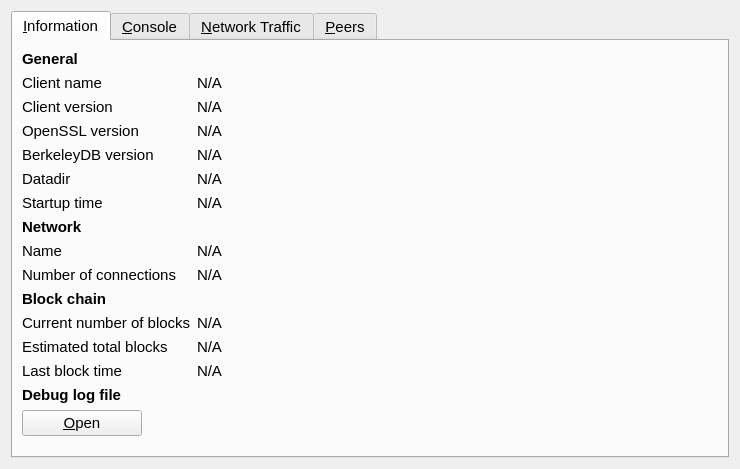
<?xml version="1.0" encoding="UTF-8"?>
<ui version="4.0">
 <class>RPCConsole</class>
 <widget class="QDialog" name="RPCConsole">
  <property name="geometry">
   <rect>
    <x>0</x>
    <y>0</y>
    <width>740</width>
    <height>469</height>
   </rect>
  </property>
  <property name="windowTitle">
   <string>Debug window</string>
  </property>
  <layout class="QGridLayout" name="gridLayout">
   <item row="0" column="0">
    <widget class="QTabWidget" name="tabWidget">
     <property name="font">
      <font>
       <pointsize>11</pointsize>
      </font>
     </property>
     <property name="currentIndex">
      <number>0</number>
     </property>
     <widget class="QWidget" name="tab_info">
      <attribute name="title">
       <string>&amp;Information</string>
      </attribute>
      <layout class="QFormLayout" name="formLayout">
       <item row="0" column="0">
        <widget class="QLabel" name="label_9">
         <property name="font">
          <font>
           <pointsize>11</pointsize>
           <weight>75</weight>
           <bold>true</bold>
          </font>
         </property>
         <property name="text">
          <string>General</string>
         </property>
        </widget>
       </item>
       <item row="1" column="0">
        <widget class="QLabel" name="label_5">
         <property name="font">
          <font>
           <pointsize>11</pointsize>
          </font>
         </property>
         <property name="text">
          <string>Client name</string>
         </property>
        </widget>
       </item>
       <item row="1" column="1">
        <widget class="QLabel" name="clientName">
         <property name="font">
          <font>
           <pointsize>11</pointsize>
          </font>
         </property>
         <property name="cursor">
          <cursorShape>IBeamCursor</cursorShape>
         </property>
         <property name="text">
          <string>N/A</string>
         </property>
         <property name="textFormat">
          <enum>Qt::PlainText</enum>
         </property>
         <property name="textInteractionFlags">
          <set>Qt::LinksAccessibleByMouse|Qt::TextSelectableByKeyboard|Qt::TextSelectableByMouse</set>
         </property>
        </widget>
       </item>
       <item row="2" column="0">
        <widget class="QLabel" name="label_6">
         <property name="font">
          <font>
           <pointsize>11</pointsize>
          </font>
         </property>
         <property name="text">
          <string>Client version</string>
         </property>
        </widget>
       </item>
       <item row="2" column="1">
        <widget class="QLabel" name="clientVersion">
         <property name="font">
          <font>
           <pointsize>11</pointsize>
          </font>
         </property>
         <property name="cursor">
          <cursorShape>IBeamCursor</cursorShape>
         </property>
         <property name="text">
          <string>N/A</string>
         </property>
         <property name="textFormat">
          <enum>Qt::PlainText</enum>
         </property>
         <property name="textInteractionFlags">
          <set>Qt::LinksAccessibleByMouse|Qt::TextSelectableByKeyboard|Qt::TextSelectableByMouse</set>
         </property>
        </widget>
       </item>
       <item row="3" column="0">
        <widget class="QLabel" name="label_14">
         <property name="font">
          <font>
           <pointsize>11</pointsize>
          </font>
         </property>
         <property name="text">
          <string>OpenSSL version</string>
         </property>
         <property name="indent">
          <number>0</number>
         </property>
        </widget>
       </item>
       <item row="3" column="1">
        <widget class="QLabel" name="openSSLVersion">
         <property name="font">
          <font>
           <pointsize>11</pointsize>
          </font>
         </property>
         <property name="cursor">
          <cursorShape>IBeamCursor</cursorShape>
         </property>
         <property name="text">
          <string>N/A</string>
         </property>
         <property name="textFormat">
          <enum>Qt::PlainText</enum>
         </property>
         <property name="textInteractionFlags">
          <set>Qt::LinksAccessibleByMouse|Qt::TextSelectableByKeyboard|Qt::TextSelectableByMouse</set>
         </property>
        </widget>
       </item>
       <item row="4" column="0">
        <widget class="QLabel" name="label_berkeleyDBVersion">
         <property name="font">
          <font>
           <pointsize>11</pointsize>
          </font>
         </property>
         <property name="text">
          <string>BerkeleyDB version</string>
         </property>
         <property name="indent">
          <number>0</number>
         </property>
        </widget>
       </item>
       <item row="4" column="1">
        <widget class="QLabel" name="berkeleyDBVersion">
         <property name="font">
          <font>
           <pointsize>11</pointsize>
          </font>
         </property>
         <property name="cursor">
          <cursorShape>IBeamCursor</cursorShape>
         </property>
         <property name="text">
          <string>N/A</string>
         </property>
         <property name="textFormat">
          <enum>Qt::PlainText</enum>
         </property>
         <property name="textInteractionFlags">
          <set>Qt::LinksAccessibleByMouse|Qt::TextSelectableByKeyboard|Qt::TextSelectableByMouse</set>
         </property>
        </widget>
       </item>
       <item row="5" column="0">
        <widget class="QLabel" name="label_12">
         <property name="font">
          <font>
           <pointsize>11</pointsize>
          </font>
         </property>
         <property name="text">
          <string>Datadir</string>
         </property>
        </widget>
       </item>
       <item row="5" column="1">
        <widget class="QLabel" name="dataDir">
         <property name="font">
          <font>
           <pointsize>11</pointsize>
          </font>
         </property>
         <property name="cursor">
          <cursorShape>IBeamCursor</cursorShape>
         </property>
         <property name="text">
          <string>N/A</string>
         </property>
         <property name="textFormat">
          <enum>Qt::PlainText</enum>
         </property>
         <property name="wordWrap">
          <bool>true</bool>
         </property>
         <property name="textInteractionFlags">
          <set>Qt::LinksAccessibleByMouse|Qt::TextSelectableByKeyboard|Qt::TextSelectableByMouse</set>
         </property>
        </widget>
       </item>
       <item row="6" column="0">
        <widget class="QLabel" name="label_13">
         <property name="font">
          <font>
           <pointsize>11</pointsize>
          </font>
         </property>
         <property name="text">
          <string>Startup time</string>
         </property>
        </widget>
       </item>
       <item row="6" column="1">
        <widget class="QLabel" name="startupTime">
         <property name="font">
          <font>
           <pointsize>11</pointsize>
          </font>
         </property>
         <property name="cursor">
          <cursorShape>IBeamCursor</cursorShape>
         </property>
         <property name="text">
          <string>N/A</string>
         </property>
         <property name="textFormat">
          <enum>Qt::PlainText</enum>
         </property>
         <property name="textInteractionFlags">
          <set>Qt::LinksAccessibleByMouse|Qt::TextSelectableByKeyboard|Qt::TextSelectableByMouse</set>
         </property>
        </widget>
       </item>
       <item row="7" column="0">
        <widget class="QLabel" name="label_11">
         <property name="font">
          <font>
           <pointsize>11</pointsize>
           <weight>75</weight>
           <bold>true</bold>
          </font>
         </property>
         <property name="text">
          <string>Network</string>
         </property>
        </widget>
       </item>
       <item row="8" column="0">
        <widget class="QLabel" name="label_8">
         <property name="font">
          <font>
           <pointsize>11</pointsize>
          </font>
         </property>
         <property name="text">
          <string>Name</string>
         </property>
        </widget>
       </item>
       <item row="8" column="1">
        <widget class="QLabel" name="networkName">
         <property name="font">
          <font>
           <pointsize>11</pointsize>
          </font>
         </property>
         <property name="cursor">
          <cursorShape>IBeamCursor</cursorShape>
         </property>
         <property name="text">
          <string>N/A</string>
         </property>
         <property name="textFormat">
          <enum>Qt::PlainText</enum>
         </property>
         <property name="textInteractionFlags">
          <set>Qt::LinksAccessibleByMouse|Qt::TextSelectableByKeyboard|Qt::TextSelectableByMouse</set>
         </property>
        </widget>
       </item>
       <item row="9" column="0">
        <widget class="QLabel" name="label_7">
         <property name="font">
          <font>
           <pointsize>11</pointsize>
          </font>
         </property>
         <property name="text">
          <string>Number of connections</string>
         </property>
        </widget>
       </item>
       <item row="9" column="1">
        <widget class="QLabel" name="numberOfConnections">
         <property name="font">
          <font>
           <pointsize>11</pointsize>
          </font>
         </property>
         <property name="cursor">
          <cursorShape>IBeamCursor</cursorShape>
         </property>
         <property name="text">
          <string>N/A</string>
         </property>
         <property name="textFormat">
          <enum>Qt::PlainText</enum>
         </property>
         <property name="textInteractionFlags">
          <set>Qt::LinksAccessibleByMouse|Qt::TextSelectableByKeyboard|Qt::TextSelectableByMouse</set>
         </property>
        </widget>
       </item>
       <item row="10" column="0">
        <widget class="QLabel" name="label_10">
         <property name="font">
          <font>
           <pointsize>11</pointsize>
           <weight>75</weight>
           <bold>true</bold>
          </font>
         </property>
         <property name="text">
          <string>Block chain</string>
         </property>
        </widget>
       </item>
       <item row="11" column="0">
        <widget class="QLabel" name="label_3">
         <property name="font">
          <font>
           <pointsize>11</pointsize>
          </font>
         </property>
         <property name="text">
          <string>Current number of blocks</string>
         </property>
        </widget>
       </item>
       <item row="11" column="1">
        <widget class="QLabel" name="numberOfBlocks">
         <property name="font">
          <font>
           <pointsize>11</pointsize>
          </font>
         </property>
         <property name="cursor">
          <cursorShape>IBeamCursor</cursorShape>
         </property>
         <property name="text">
          <string>N/A</string>
         </property>
         <property name="textFormat">
          <enum>Qt::PlainText</enum>
         </property>
         <property name="textInteractionFlags">
          <set>Qt::LinksAccessibleByMouse|Qt::TextSelectableByKeyboard|Qt::TextSelectableByMouse</set>
         </property>
        </widget>
       </item>
       <item row="12" column="0">
        <widget class="QLabel" name="label_4">
         <property name="font">
          <font>
           <pointsize>11</pointsize>
          </font>
         </property>
         <property name="text">
          <string>Estimated total blocks</string>
         </property>
        </widget>
       </item>
       <item row="12" column="1">
        <widget class="QLabel" name="totalBlocks">
         <property name="font">
          <font>
           <pointsize>11</pointsize>
          </font>
         </property>
         <property name="cursor">
          <cursorShape>IBeamCursor</cursorShape>
         </property>
         <property name="text">
          <string>N/A</string>
         </property>
         <property name="textFormat">
          <enum>Qt::PlainText</enum>
         </property>
         <property name="textInteractionFlags">
          <set>Qt::LinksAccessibleByMouse|Qt::TextSelectableByKeyboard|Qt::TextSelectableByMouse</set>
         </property>
        </widget>
       </item>
       <item row="13" column="0">
        <widget class="QLabel" name="label_2">
         <property name="font">
          <font>
           <pointsize>11</pointsize>
          </font>
         </property>
         <property name="text">
          <string>Last block time</string>
         </property>
        </widget>
       </item>
       <item row="13" column="1">
        <widget class="QLabel" name="lastBlockTime">
         <property name="font">
          <font>
           <pointsize>11</pointsize>
          </font>
         </property>
         <property name="cursor">
          <cursorShape>IBeamCursor</cursorShape>
         </property>
         <property name="text">
          <string>N/A</string>
         </property>
         <property name="textFormat">
          <enum>Qt::PlainText</enum>
         </property>
         <property name="textInteractionFlags">
          <set>Qt::LinksAccessibleByMouse|Qt::TextSelectableByKeyboard|Qt::TextSelectableByMouse</set>
         </property>
        </widget>
       </item>
       <item row="14" column="0">
        <widget class="QLabel" name="labelDebugLogfile">
         <property name="font">
          <font>
           <pointsize>11</pointsize>
           <weight>75</weight>
           <bold>true</bold>
          </font>
         </property>
         <property name="text">
          <string>Debug log file</string>
         </property>
        </widget>
       </item>
       <item row="15" column="0">
        <widget class="QPushButton" name="openDebugLogfileButton">
         <property name="minimumSize">
          <size>
           <width>120</width>
           <height>0</height>
          </size>
         </property>
         <property name="toolTip">
          <string>Open the Cryptonite debug log file from the current data directory. This can take a few seconds for large log files.</string>
         </property>
         <property name="text">
          <string>&amp;Open</string>
         </property>
         <property name="autoDefault">
          <bool>false</bool>
         </property>
        </widget>
       </item>
      </layout>
      <zorder>labelDebugLogfile</zorder>
      <zorder>label_9</zorder>
      <zorder>label_5</zorder>
      <zorder>clientName</zorder>
      <zorder>label_6</zorder>
      <zorder>clientVersion</zorder>
      <zorder>label_14</zorder>
      <zorder>openSSLVersion</zorder>
      <zorder>label_berkeleyDBVersion</zorder>
      <zorder>berkeleyDBVersion</zorder>
      <zorder>label_12</zorder>
      <zorder>dataDir</zorder>
      <zorder>label_13</zorder>
      <zorder>startupTime</zorder>
      <zorder>label_11</zorder>
      <zorder>label_8</zorder>
      <zorder>networkName</zorder>
      <zorder>label_7</zorder>
      <zorder>numberOfConnections</zorder>
      <zorder>label_10</zorder>
      <zorder>label_3</zorder>
      <zorder>numberOfBlocks</zorder>
      <zorder>label_4</zorder>
      <zorder>totalBlocks</zorder>
      <zorder>label_2</zorder>
      <zorder>lastBlockTime</zorder>
      <zorder>openDebugLogfileButton</zorder>
     </widget>
     <widget class="QWidget" name="tab_console">
      <attribute name="title">
       <string>&amp;Console</string>
      </attribute>
      <layout class="QVBoxLayout" name="verticalLayout_3">
       <property name="spacing">
        <number>3</number>
       </property>
       <item>
        <widget class="QTextEdit" name="messagesWidget">
         <property name="minimumSize">
          <size>
           <width>0</width>
           <height>100</height>
          </size>
         </property>
         <property name="readOnly">
          <bool>true</bool>
         </property>
         <property name="tabKeyNavigation" stdset="0">
          <bool>false</bool>
         </property>
         <property name="columnCount" stdset="0">
          <number>2</number>
         </property>
        </widget>
       </item>
       <item>
        <layout class="QHBoxLayout" name="horizontalLayout">
         <property name="spacing">
          <number>3</number>
         </property>
         <item>
          <widget class="QLabel" name="label">
           <property name="text">
            <string notr="true">&gt;</string>
           </property>
          </widget>
         </item>
         <item>
          <widget class="QLineEdit" name="lineEdit"/>
         </item>
         <item>
          <widget class="QPushButton" name="clearButton">
           <property name="maximumSize">
            <size>
             <width>24</width>
             <height>24</height>
            </size>
           </property>
           <property name="toolTip">
            <string>Clear console</string>
           </property>
           <property name="text">
            <string/>
           </property>
           <property name="icon">
            <iconset resource="../bitcoin.qrc">
             <normaloff>:/icons/remove</normaloff>:/icons/remove</iconset>
           </property>
           <property name="shortcut">
            <string notr="true">Ctrl+L</string>
           </property>
           <property name="autoDefault">
            <bool>false</bool>
           </property>
          </widget>
         </item>
        </layout>
       </item>
      </layout>
     </widget>
     <widget class="QWidget" name="tab_nettraffic">
      <attribute name="title">
       <string>&amp;Network Traffic</string>
      </attribute>
      <layout class="QHBoxLayout" name="horizontalLayout_3">
       <item>
        <layout class="QVBoxLayout" name="verticalLayout_4">
         <item>
          <widget class="TrafficGraphWidget" name="trafficGraph" native="true">
           <property name="sizePolicy">
            <sizepolicy hsizetype="Expanding" vsizetype="Expanding">
             <horstretch>0</horstretch>
             <verstretch>0</verstretch>
            </sizepolicy>
           </property>
          </widget>
         </item>
         <item>
          <layout class="QHBoxLayout" name="horizontalLayout_2">
           <item>
            <widget class="QSlider" name="sldGraphRange">
             <property name="minimum">
              <number>1</number>
             </property>
             <property name="maximum">
              <number>288</number>
             </property>
             <property name="pageStep">
              <number>12</number>
             </property>
             <property name="value">
              <number>6</number>
             </property>
             <property name="orientation">
              <enum>Qt::Horizontal</enum>
             </property>
            </widget>
           </item>
           <item>
            <widget class="QLabel" name="lblGraphRange">
             <property name="minimumSize">
              <size>
               <width>100</width>
               <height>0</height>
              </size>
             </property>
             <property name="alignment">
              <set>Qt::AlignCenter</set>
             </property>
            </widget>
           </item>
           <item>
            <widget class="QPushButton" name="btnClearTrafficGraph">
             <property name="text">
              <string>&amp;Clear</string>
             </property>
            </widget>
           </item>
          </layout>
         </item>
        </layout>
       </item>
       <item>
        <layout class="QVBoxLayout" name="verticalLayout">
         <item>
          <widget class="QGroupBox" name="groupBox">
           <property name="title">
            <string>Totals</string>
           </property>
           <layout class="QVBoxLayout" name="verticalLayout_5">
            <item>
             <layout class="QHBoxLayout" name="horizontalLayout_4">
              <item>
               <widget class="Line" name="line">
                <property name="sizePolicy">
                 <sizepolicy hsizetype="Fixed" vsizetype="Fixed">
                  <horstretch>0</horstretch>
                  <verstretch>0</verstretch>
                 </sizepolicy>
                </property>
                <property name="minimumSize">
                 <size>
                  <width>10</width>
                  <height>0</height>
                 </size>
                </property>
                <property name="palette">
                 <palette>
                  <active>
                   <colorrole role="Light">
                    <brush brushstyle="SolidPattern">
                     <color alpha="255">
                      <red>0</red>
                      <green>255</green>
                      <blue>0</blue>
                     </color>
                    </brush>
                   </colorrole>
                  </active>
                  <inactive>
                   <colorrole role="Light">
                    <brush brushstyle="SolidPattern">
                     <color alpha="255">
                      <red>0</red>
                      <green>255</green>
                      <blue>0</blue>
                     </color>
                    </brush>
                   </colorrole>
                  </inactive>
                  <disabled>
                   <colorrole role="Light">
                    <brush brushstyle="SolidPattern">
                     <color alpha="255">
                      <red>0</red>
                      <green>255</green>
                      <blue>0</blue>
                     </color>
                    </brush>
                   </colorrole>
                  </disabled>
                 </palette>
                </property>
                <property name="orientation">
                 <enum>Qt::Horizontal</enum>
                </property>
               </widget>
              </item>
              <item>
               <widget class="QLabel" name="label_16">
                <property name="text">
                 <string>In:</string>
                </property>
               </widget>
              </item>
              <item>
               <widget class="QLabel" name="lblBytesIn">
                <property name="minimumSize">
                 <size>
                  <width>50</width>
                  <height>0</height>
                 </size>
                </property>
                <property name="alignment">
                 <set>Qt::AlignRight|Qt::AlignTrailing|Qt::AlignVCenter</set>
                </property>
               </widget>
              </item>
             </layout>
            </item>
            <item>
             <layout class="QHBoxLayout" name="horizontalLayout_5">
              <item>
               <widget class="Line" name="line_2">
                <property name="sizePolicy">
                 <sizepolicy hsizetype="Fixed" vsizetype="Fixed">
                  <horstretch>0</horstretch>
                  <verstretch>0</verstretch>
                 </sizepolicy>
                </property>
                <property name="minimumSize">
                 <size>
                  <width>10</width>
                  <height>0</height>
                 </size>
                </property>
                <property name="palette">
                 <palette>
                  <active>
                   <colorrole role="Light">
                    <brush brushstyle="SolidPattern">
                     <color alpha="255">
                      <red>255</red>
                      <green>0</green>
                      <blue>0</blue>
                     </color>
                    </brush>
                   </colorrole>
                  </active>
                  <inactive>
                   <colorrole role="Light">
                    <brush brushstyle="SolidPattern">
                     <color alpha="255">
                      <red>255</red>
                      <green>0</green>
                      <blue>0</blue>
                     </color>
                    </brush>
                   </colorrole>
                  </inactive>
                  <disabled>
                   <colorrole role="Light">
                    <brush brushstyle="SolidPattern">
                     <color alpha="255">
                      <red>255</red>
                      <green>0</green>
                      <blue>0</blue>
                     </color>
                    </brush>
                   </colorrole>
                  </disabled>
                 </palette>
                </property>
                <property name="orientation">
                 <enum>Qt::Horizontal</enum>
                </property>
               </widget>
              </item>
              <item>
               <widget class="QLabel" name="label_17">
                <property name="text">
                 <string>Out:</string>
                </property>
               </widget>
              </item>
              <item>
               <widget class="QLabel" name="lblBytesOut">
                <property name="minimumSize">
                 <size>
                  <width>50</width>
                  <height>0</height>
                 </size>
                </property>
                <property name="alignment">
                 <set>Qt::AlignRight|Qt::AlignTrailing|Qt::AlignVCenter</set>
                </property>
               </widget>
              </item>
             </layout>
            </item>
            <item>
             <spacer name="verticalSpacer_4">
              <property name="orientation">
               <enum>Qt::Vertical</enum>
              </property>
              <property name="sizeHint" stdset="0">
               <size>
                <width>20</width>
                <height>407</height>
               </size>
              </property>
             </spacer>
            </item>
           </layout>
          </widget>
         </item>
        </layout>
       </item>
      </layout>
     </widget>
     <widget class="QWidget" name="tab_peers">
      <attribute name="title">
       <string>&amp;Peers</string>
      </attribute>
      <layout class="QGridLayout" name="gridLayout_2">
       <item row="0" column="0" rowspan="2">
        <widget class="QTableView" name="peerWidget">
         <property name="horizontalScrollBarPolicy">
          <enum>Qt::ScrollBarAlwaysOff</enum>
         </property>
         <property name="sortingEnabled">
          <bool>true</bool>
         </property>
         <attribute name="horizontalHeaderHighlightSections">
          <bool>false</bool>
         </attribute>
        </widget>
       </item>
       <item row="0" column="1">
        <widget class="QLabel" name="peerHeading">
         <property name="sizePolicy">
          <sizepolicy hsizetype="Preferred" vsizetype="Minimum">
           <horstretch>0</horstretch>
           <verstretch>0</verstretch>
          </sizepolicy>
         </property>
         <property name="minimumSize">
          <size>
           <width>300</width>
           <height>32</height>
          </size>
         </property>
         <property name="font">
          <font>
           <pointsize>10</pointsize>
          </font>
         </property>
         <property name="cursor">
          <cursorShape>IBeamCursor</cursorShape>
         </property>
         <property name="text">
          <string>Select a peer to view detailed information.</string>
         </property>
         <property name="alignment">
          <set>Qt::AlignHCenter|Qt::AlignTop</set>
         </property>
         <property name="wordWrap">
          <bool>true</bool>
         </property>
         <property name="textInteractionFlags">
          <set>Qt::LinksAccessibleByMouse|Qt::TextSelectableByKeyboard|Qt::TextSelectableByMouse</set>
         </property>
        </widget>
       </item>
       <item row="1" column="1">
        <widget class="QWidget" name="detailWidget" native="true">
         <property name="minimumSize">
          <size>
           <width>300</width>
           <height>0</height>
          </size>
         </property>
         <layout class="QGridLayout" name="gridLayout_3">
          <item row="0" column="0">
           <widget class="QLabel" name="label_23">
            <property name="text">
             <string>Direction</string>
            </property>
           </widget>
          </item>
          <item row="0" column="2">
           <widget class="QLabel" name="peerDirection">
            <property name="cursor">
             <cursorShape>IBeamCursor</cursorShape>
            </property>
            <property name="text">
             <string>N/A</string>
            </property>
            <property name="textFormat">
             <enum>Qt::PlainText</enum>
            </property>
            <property name="textInteractionFlags">
             <set>Qt::LinksAccessibleByMouse|Qt::TextSelectableByKeyboard|Qt::TextSelectableByMouse</set>
            </property>
           </widget>
          </item>
          <item row="1" column="0">
           <widget class="QLabel" name="label_21">
            <property name="text">
             <string>Version</string>
            </property>
           </widget>
          </item>
          <item row="1" column="2">
           <widget class="QLabel" name="peerVersion">
            <property name="cursor">
             <cursorShape>IBeamCursor</cursorShape>
            </property>
            <property name="text">
             <string>N/A</string>
            </property>
            <property name="textFormat">
             <enum>Qt::PlainText</enum>
            </property>
            <property name="textInteractionFlags">
             <set>Qt::LinksAccessibleByMouse|Qt::TextSelectableByKeyboard|Qt::TextSelectableByMouse</set>
            </property>
           </widget>
          </item>
          <item row="2" column="0">
           <widget class="QLabel" name="label_28">
            <property name="text">
             <string>User Agent</string>
            </property>
           </widget>
          </item>
          <item row="2" column="2">
           <widget class="QLabel" name="peerSubversion">
            <property name="cursor">
             <cursorShape>IBeamCursor</cursorShape>
            </property>
            <property name="text">
             <string>N/A</string>
            </property>
            <property name="textFormat">
             <enum>Qt::PlainText</enum>
            </property>
            <property name="textInteractionFlags">
             <set>Qt::LinksAccessibleByMouse|Qt::TextSelectableByKeyboard|Qt::TextSelectableByMouse</set>
            </property>
           </widget>
          </item>
          <item row="3" column="0">
           <widget class="QLabel" name="label_4">
            <property name="text">
             <string>Services</string>
            </property>
           </widget>
          </item>
          <item row="3" column="2">
           <widget class="QLabel" name="peerServices">
            <property name="cursor">
             <cursorShape>IBeamCursor</cursorShape>
            </property>
            <property name="text">
             <string>N/A</string>
            </property>
            <property name="textFormat">
             <enum>Qt::PlainText</enum>
            </property>
            <property name="textInteractionFlags">
             <set>Qt::LinksAccessibleByMouse|Qt::TextSelectableByKeyboard|Qt::TextSelectableByMouse</set>
            </property>
           </widget>
          </item>
          <item row="4" column="0">
           <widget class="QLabel" name="label_25">
            <property name="text">
             <string>Sync Node</string>
            </property>
           </widget>
          </item>
          <item row="4" column="2">
           <widget class="QLabel" name="peerSyncNode">
            <property name="cursor">
             <cursorShape>IBeamCursor</cursorShape>
            </property>
            <property name="text">
             <string>N/A</string>
            </property>
            <property name="textFormat">
             <enum>Qt::PlainText</enum>
            </property>
            <property name="textInteractionFlags">
             <set>Qt::LinksAccessibleByMouse|Qt::TextSelectableByKeyboard|Qt::TextSelectableByMouse</set>
            </property>
           </widget>
          </item>
          <item row="5" column="0">
           <widget class="QLabel" name="label_29">
            <property name="text">
             <string>Starting Height</string>
            </property>
           </widget>
          </item>
          <item row="5" column="2">
           <widget class="QLabel" name="peerHeight">
            <property name="cursor">
             <cursorShape>IBeamCursor</cursorShape>
            </property>
            <property name="text">
             <string>N/A</string>
            </property>
            <property name="textFormat">
             <enum>Qt::PlainText</enum>
            </property>
            <property name="textInteractionFlags">
             <set>Qt::LinksAccessibleByMouse|Qt::TextSelectableByKeyboard|Qt::TextSelectableByMouse</set>
            </property>
           </widget>
          </item>
          <item row="6" column="0">
           <widget class="QLabel" name="label_22">
            <property name="text">
             <string>Connection Time</string>
            </property>
           </widget>
          </item>
          <item row="6" column="2">
           <widget class="QLabel" name="peerConnTime">
            <property name="cursor">
             <cursorShape>IBeamCursor</cursorShape>
            </property>
            <property name="text">
             <string>N/A</string>
            </property>
            <property name="textFormat">
             <enum>Qt::PlainText</enum>
            </property>
            <property name="textInteractionFlags">
             <set>Qt::LinksAccessibleByMouse|Qt::TextSelectableByKeyboard|Qt::TextSelectableByMouse</set>
            </property>
           </widget>
          </item>
          <item row="7" column="0">
           <widget class="QLabel" name="label_15">
            <property name="text">
             <string>Last Send</string>
            </property>
           </widget>
          </item>
          <item row="7" column="2">
           <widget class="QLabel" name="peerLastSend">
            <property name="cursor">
             <cursorShape>IBeamCursor</cursorShape>
            </property>
            <property name="text">
             <string>N/A</string>
            </property>
            <property name="textFormat">
             <enum>Qt::PlainText</enum>
            </property>
            <property name="textInteractionFlags">
             <set>Qt::LinksAccessibleByMouse|Qt::TextSelectableByKeyboard|Qt::TextSelectableByMouse</set>
            </property>
           </widget>
          </item>
          <item row="8" column="0">
           <widget class="QLabel" name="label_19">
            <property name="text">
             <string>Last Receive</string>
            </property>
           </widget>
          </item>
          <item row="8" column="2">
           <widget class="QLabel" name="peerLastRecv">
            <property name="cursor">
             <cursorShape>IBeamCursor</cursorShape>
            </property>
            <property name="text">
             <string>N/A</string>
            </property>
            <property name="textFormat">
             <enum>Qt::PlainText</enum>
            </property>
            <property name="textInteractionFlags">
             <set>Qt::LinksAccessibleByMouse|Qt::TextSelectableByKeyboard|Qt::TextSelectableByMouse</set>
            </property>
           </widget>
          </item>
          <item row="9" column="0">
           <widget class="QLabel" name="label_18">
            <property name="text">
             <string>Sent:</string>
            </property>
           </widget>
          </item>
          <item row="9" column="2">
           <widget class="QLabel" name="peerBytesSent">
            <property name="cursor">
             <cursorShape>IBeamCursor</cursorShape>
            </property>
            <property name="text">
             <string>N/A</string>
            </property>
            <property name="textFormat">
             <enum>Qt::PlainText</enum>
            </property>
            <property name="textInteractionFlags">
             <set>Qt::LinksAccessibleByMouse|Qt::TextSelectableByKeyboard|Qt::TextSelectableByMouse</set>
            </property>
           </widget>
          </item>
          <item row="10" column="0">
           <widget class="QLabel" name="label_20">
            <property name="text">
             <string>Received:</string>
            </property>
           </widget>
          </item>
          <item row="10" column="2">
           <widget class="QLabel" name="peerBytesRecv">
            <property name="cursor">
             <cursorShape>IBeamCursor</cursorShape>
            </property>
            <property name="text">
             <string>N/A</string>
            </property>
            <property name="textFormat">
             <enum>Qt::PlainText</enum>
            </property>
            <property name="textInteractionFlags">
             <set>Qt::LinksAccessibleByMouse|Qt::TextSelectableByKeyboard|Qt::TextSelectableByMouse</set>
            </property>
           </widget>
          </item>
          <item row="11" column="0">
           <widget class="QLabel" name="label_26">
            <property name="text">
             <string>Ping Time</string>
            </property>
           </widget>
          </item>
          <item row="11" column="2">
           <widget class="QLabel" name="peerPingTime">
            <property name="cursor">
             <cursorShape>IBeamCursor</cursorShape>
            </property>
            <property name="text">
             <string>N/A</string>
            </property>
            <property name="textFormat">
             <enum>Qt::PlainText</enum>
            </property>
            <property name="textInteractionFlags">
             <set>Qt::LinksAccessibleByMouse|Qt::TextSelectableByKeyboard|Qt::TextSelectableByMouse</set>
            </property>
           </widget>
          </item>
          <item row="12" column="1">
           <spacer name="verticalSpacer_3">
            <property name="orientation">
             <enum>Qt::Vertical</enum>
            </property>
            <property name="sizeHint" stdset="0">
             <size>
              <width>20</width>
              <height>40</height>
             </size>
            </property>
           </spacer>
          </item>
         </layout>
        </widget>
       </item>
      </layout>
     </widget>
    </widget>
   </item>
  </layout>
 </widget>
 <customwidgets>
  <customwidget>
   <class>TrafficGraphWidget</class>
   <extends>QWidget</extends>
   <header>trafficgraphwidget.h</header>
   <container>1</container>
   <slots>
    <slot>clear()</slot>
   </slots>
  </customwidget>
 </customwidgets>
 <resources>
  <include location="../bitcoin.qrc"/>
 </resources>
 <connections/>
</ui>
